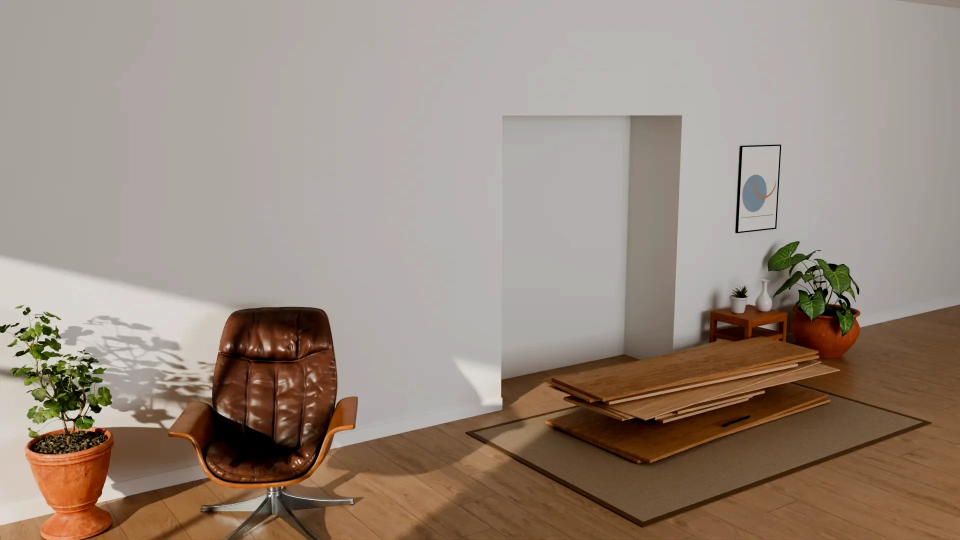
#> input picture site/assets/hero-frames/f_000.webp, 1920 x 1080 px (shown at 1/2 size)
$ python -i frames_to_web.py   (imports and definitions only)
#> lines starting #> are read from the running program, lines starting #| are printed output that depends on the picture
#> further down, picture is the input picture: PIL image 1920x1080 RGB; mean R, G, B 153.8, 138.5, 126.3
"""Convert film.py output for the site: out/frames/f_###.png -> site/assets/hero-frames/*.webp, the last frame ->
assets/3d/hero-still.webp and assets/og.jpg, and out/ba-before.png / ba-after.png -> assets/3d/ba-*.webp.
Every image is cleaned (clean(): colour blotches and flat-area noise removed) and then graded (grade(): the AgX
render's flat tonal range given real darks and colour), the same way for every frame so nothing flickers.
`python frames_to_web.py --regrade DIR` grades already-encoded webp frames from DIR instead (no PNGs needed)."""
import glob, json, os, sys, time
import numpy as np
from PIL import Image, ImageEnhance, ImageFilter

QUALITY = 88  # WebP; below this the plain wall shows blocks once graded


def clean(im, chroma_r=2.0, luma_r=1.2, flat=3):
    """Blur only the colour channels (removes the pink/green blotches lossy frames and render noise leave on the
    plain wall; the eye barely sees colour detail) and smooth brightness only where it is already flat, so wood
    grain, edges and the rug keep their texture."""
#> called with chroma_r = 2, luma_r = 1.2, flat = 3
    y, cb, cr = im.convert('YCbCr').split()
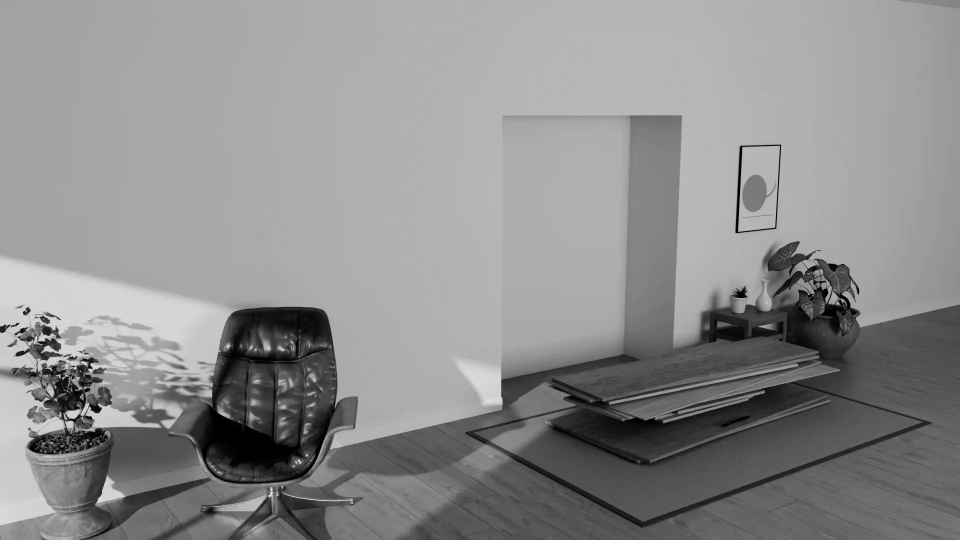
#> y: PIL image 1920x1080 L (shown at 1/2 size); min 0, max 255, mean 141.2
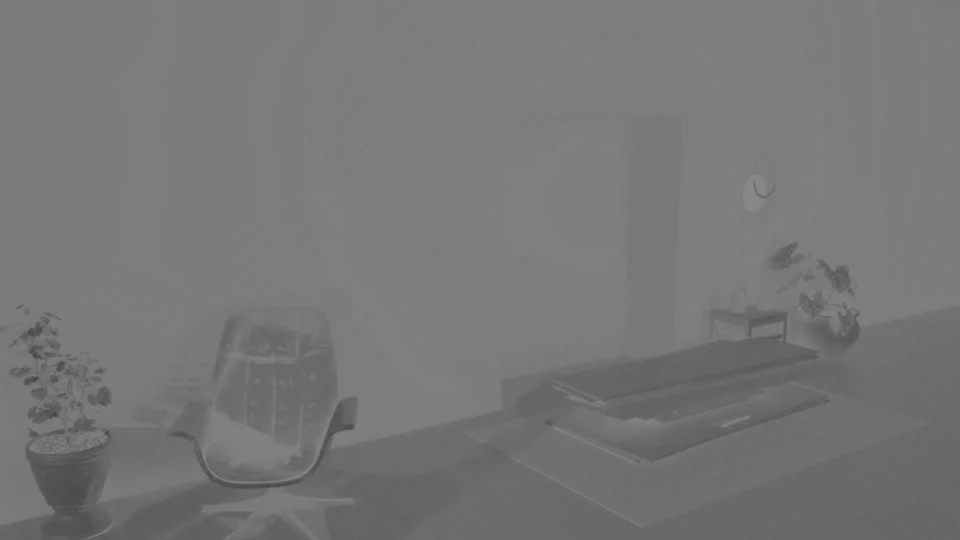
#> cb: PIL image 1920x1080 L (shown at 1/2 size); min 67, max 139, mean 118.8
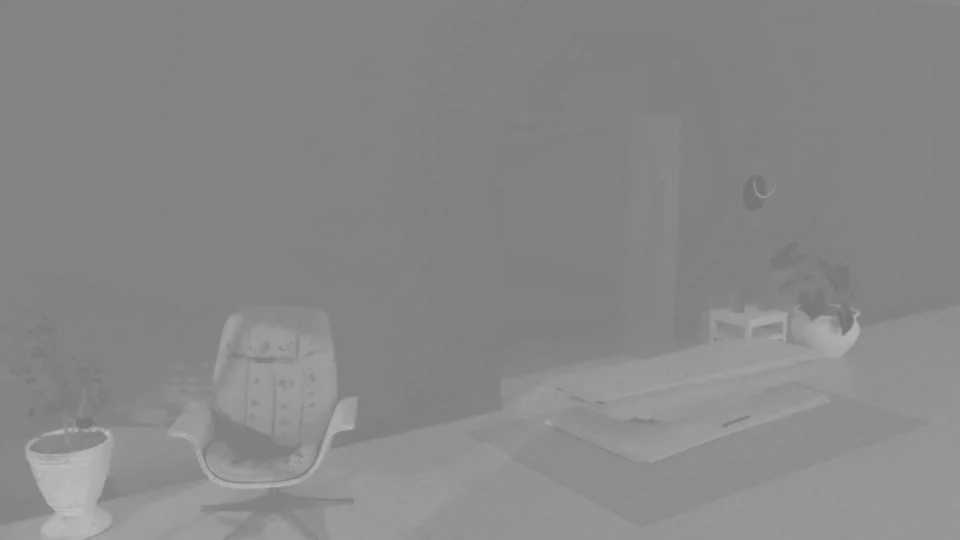
#> cr: PIL image 1920x1080 L (shown at 1/2 size); min 111, max 192, mean 136.2
    a = np.asarray(Image.merge('YCbCr', (y, cb.filter(ImageFilter.GaussianBlur(chroma_r)), cr.filter(ImageFilter.GaussianBlur(chroma_r))))).astype(np.float32)
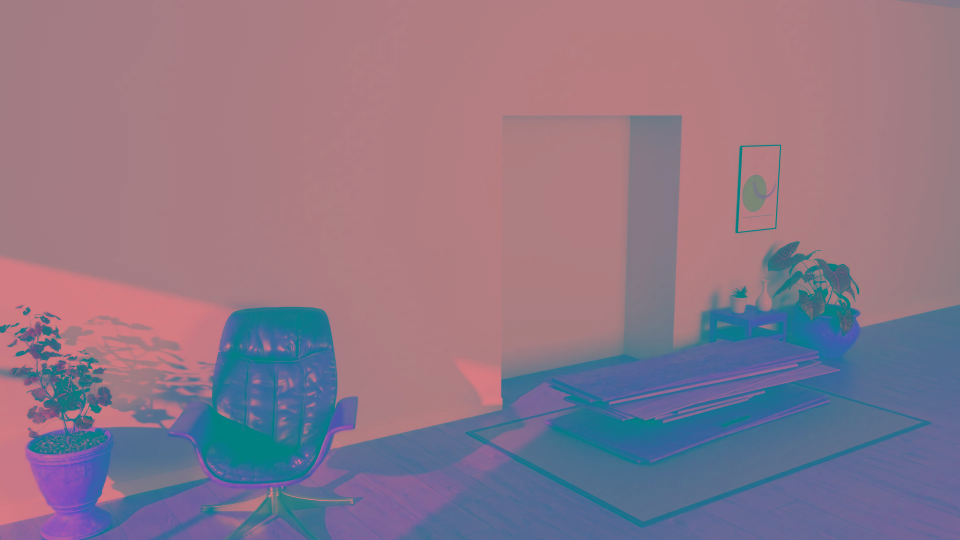
#> a: shape (1080, 1920, 3) float32 (shown at 1/2 size); mean R, G, B 141.2, 120.2, 135.5
    yb = np.asarray(y.filter(ImageFilter.GaussianBlur(luma_r))).astype(np.float32)
    a[..., 0] = np.where(np.abs(a[..., 0] - yb) < flat, yb, a[..., 0])
    return Image.fromarray(a.clip(0, 255).astype(np.uint8), 'YCbCr').convert('RGB')


def grade(im, black=30, white=238, sat=1.07, s_curve=0.08):
    """Levels (AgX keeps its darks around 50/255), a gentle S-curve and a little saturation; the same for every frame."""
    a = np.asarray(im.convert('RGB')).astype(np.float32) / 255
    a = np.clip((a - black / 255) / ((white - black) / 255), 0, 1)
    a = a + s_curve * (a - 0.5) * (1 - np.abs(2 * a - 1))
    return ImageEnhance.Color(Image.fromarray((np.clip(a, 0, 1) * 255 + .5).astype(np.uint8))).enhance(sat)

HERE = os.path.dirname(os.path.abspath(__file__))
DEST = os.path.join(HERE, '..', '..', 'site', 'assets', 'hero-frames')
# [1 line not run here, left out]
total = 0
regrade = sys.argv[sys.argv.index('--regrade') + 1] if '--regrade' in sys.argv else None
sources = sorted(glob.glob(os.path.join(regrade, 'f_*.webp'))) if regrade else sorted(glob.glob(os.path.join(HERE, 'out', 'frames', 'f_*.png')))
# [12 lines not run here, left out]

SITE = os.path.join(HERE, '..', '..', 'site', 'assets')
frames = sources
# [11 lines not run here, left out]

>>> from PIL import Image
>>> picture = Image.open('../../site/assets/hero-frames/f_000.webp')
>>> result = clean(picture)

$ run again, on site/assets/hero-frames/f_008.webp
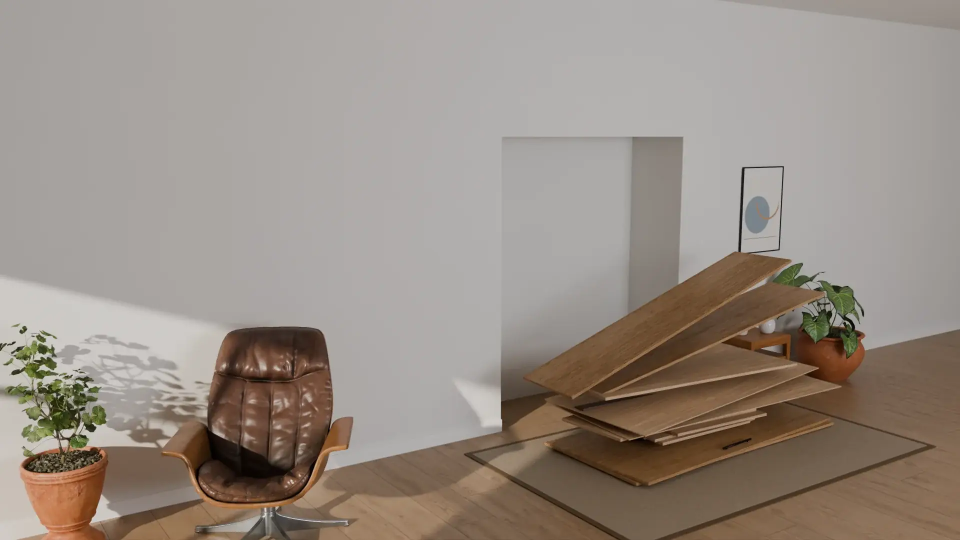
#> input picture site/assets/hero-frames/f_008.webp, 1920 x 1080 px (shown at 1/2 size)
#> picture is the input picture: PIL image 1920x1080 RGB; mean R, G, B 152, 141.7, 132.7
#> in clean, `y, cb, cr = im.convert('YCbCr').split()`:
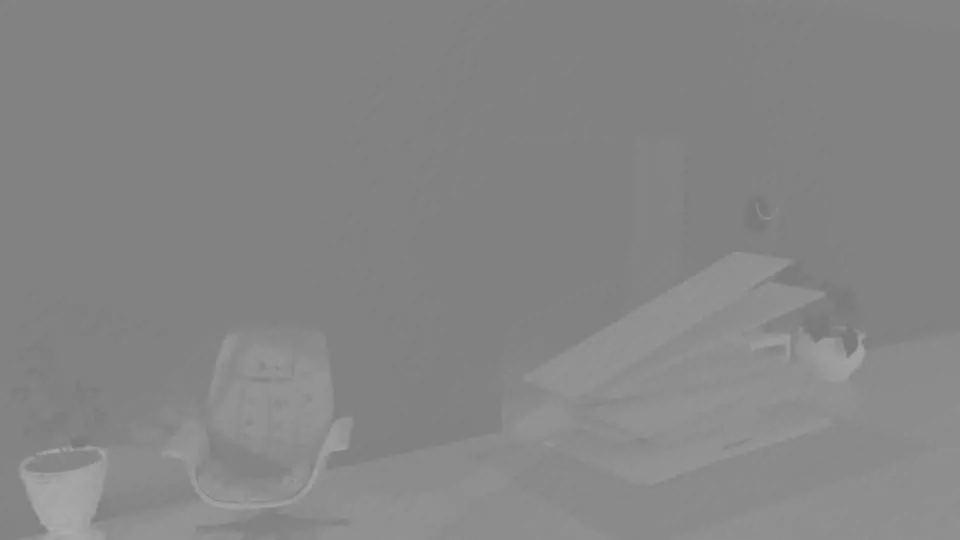
#> cr: PIL image 1920x1080 L (shown at 1/2 size); min 116, max 173, mean 133.6
#> in clean, `a = np.asarray(Image.merge('YCbCr', (y, cb.filter(ImageFilter.Gaussian..`:
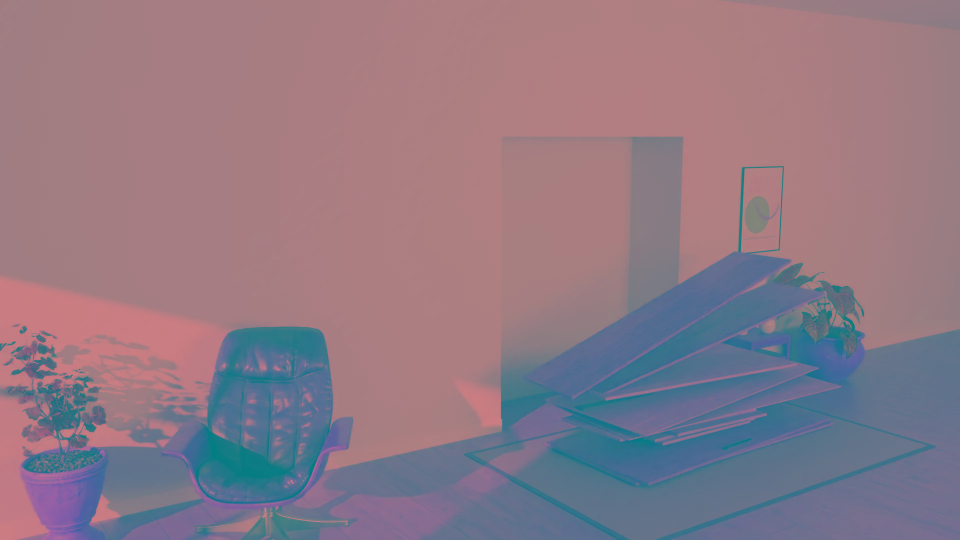
#> a: shape (1080, 1920, 3) float32 (shown at 1/2 size); mean R, G, B 143.2, 122.1, 132.8
